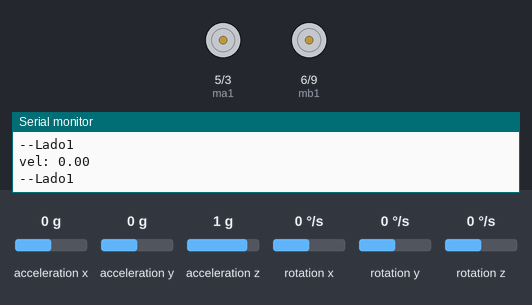
Bench run of a sketch on a simulated Arduino Uno, built with avr-gcc and run on an emulated ATmega328P. On the bench: motor-driver pin pairs drawn as motors (green arrow = first pin HIGH = forward, orange = second pin HIGH = backward, longer = more drive), the last lines printed to the serial monitor. The inputs (shaded band) are chosen by the test bench; at power-on: acceleration x 0 g, acceleration z 1 g, acceleration y 0 g, rotation x 0 °/s, rotation y 0 °/s, rotation z 0 °/s.

Above: at 4.3 s.
4.4 s: acceleration x set to -1.4 g
At 4.8 s:
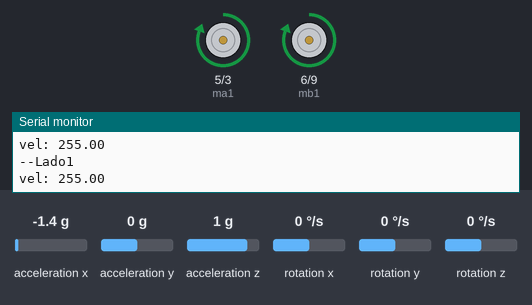
5.9 s: acceleration x set to 0.8 g
At 6.3 s:
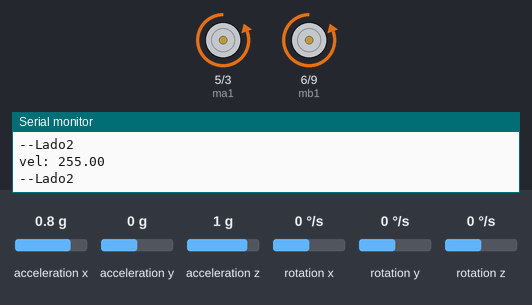
7.4 s: acceleration x set to -0.1 g
At 8.1 s:
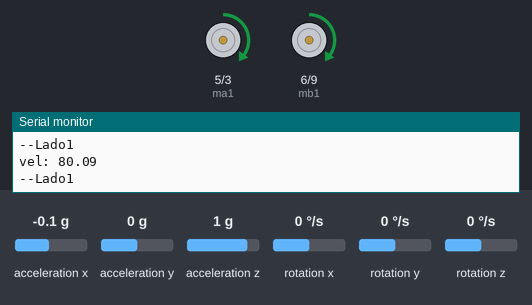
8.9 s: acceleration z set to 0 g
At 9.5 s:
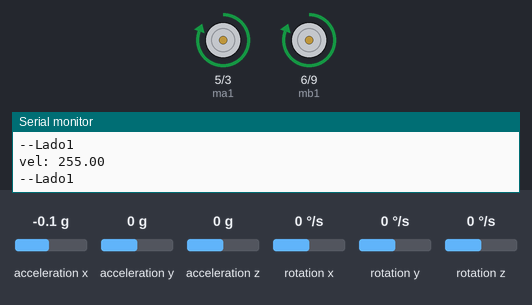
Timing chart, 0 to 11.4 s (numbered marks = the images above; inputs shaded):
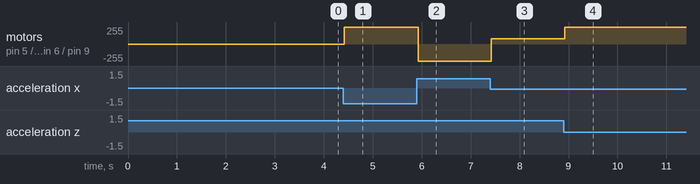

Measured:
- after the input at 4.4 s, motor on pin 5 (ma1) / pin 3 (ma2), motor on pin 6 (mb1) / pin 9 (mb2): stopped → forward 255/255 at once
- after the input at 5.9 s, motor on pin 5 (ma1) / pin 3 (ma2), motor on pin 6 (mb1) / pin 9 (mb2): forward 255/255 → backward 255/255 at once
- after the input at 7.4 s, motor on pin 5 (ma1) / pin 3 (ma2), motor on pin 6 (mb1) / pin 9 (mb2): backward 255/255 → forward 80/255 at once
- after the input at 8.9 s, motor on pin 5 (ma1) / pin 3 (ma2), motor on pin 6 (mb1) / pin 9 (mb2): forward 80/255 → forward 255/255 at once

The sketch:

Roboequilibrista.ino
```cpp
#include <Wire.h>
#include <MPU6050_tockn.h>
#define ma1 5
#define ma2 3
#define mb1 6
#define mb2 9
/*Nota: as portas 5 e 3 estão invertidas,
porém na programação o método Set é utilizado já
considerando isso*/
#define MPU6050_ADDR

MPU6050 mpu6050(Wire);

float angulo;
float normal = 0;
const float k = 0.055;
float vel;
void setup() {
  pinMode(ma1,OUTPUT);
  pinMode(ma2,OUTPUT);
  pinMode(mb1,OUTPUT);
  pinMode(mb2,OUTPUT);
  Serial.begin(9600);
  Serial.println("bomdia");
  Wire.begin();
  Set(0,0,0,0,0);
  mpu6050.begin();
  mpu6050.calcGyroOffsets(false);// MUDAR PARA "true" SE QUISER VISUALIZAR INFORMAÇÕES DE CALIBRAÇÃO NO MONITOR SERIAL
  for(int c=0;c<10;c++){
    mpu6050.update();
    normal = mpu6050.getAngleY();delay(10);
  }
}

void Set(int a1,int a2,int b1, int b2,float vel){
  Serial.print("vel: ");
  Serial.println(vel*255);
  analogWrite(ma1,a1*vel*255);
  analogWrite(ma2,a2*vel*255);
  analogWrite(mb1,b1*vel*255);
  analogWrite(mb2,b2*vel*255);
}


void loop() {
  mpu6050.update();
  angulo = mpu6050.getAngleY();
  vel = abs(angulo-normal)*(k);
  if(vel>1){vel=1;}//Limita o valor para um máximo de 1
  if(vel<0){vel=0;}//Limita o valor para um mínimo de 0
  if(angulo-normal<0){
    Set(0,1,0,1,vel);//Gira para o lado 1
    Serial.println("--Lado2");
  }else{
    Set(1,0,1,0,vel);//Gira para o lado 2
    Serial.println("--Lado1");
  }
}
```
